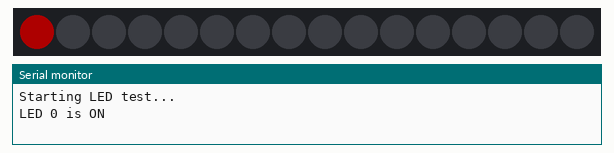
Recording of a sketch running on a simulated Seeed XIAO ESP32-S3. Shown: 16 RGB LEDs in strip order, left to right, the last lines printed to the serial monitor. Dim RGB values are drawn brighter than linear.

Above: at 0.1 s.
At 1.1 s:
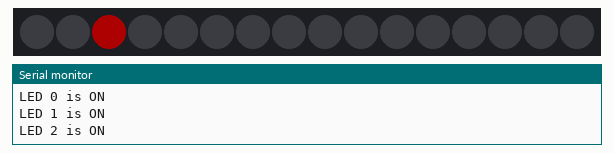
At 2.1 s:
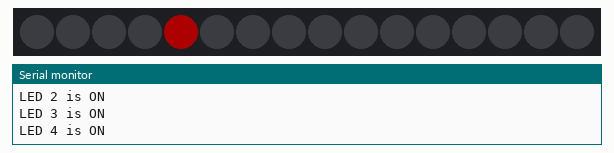
At 4.1 s:
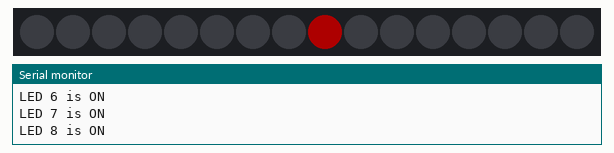
At 6.1 s:
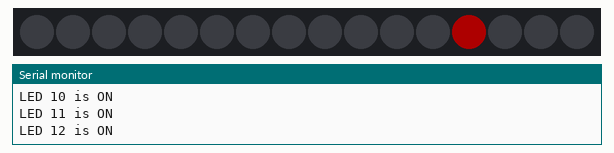
At 8.6 s:
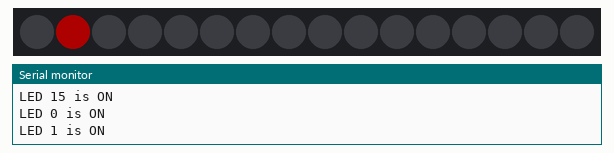

The sketch:

led_test.ino
```cpp
// quick test to check if the LED strip is working correctly
// This script tests a NeoPixel LED strip by lighting up each LED in red one by one.

#include <Adafruit_NeoPixel.h>

#define LED_PIN    2        // D2 on XIAO ESP32S3
#define NUM_LEDS   16       // 16 RGBW LEDs
#define DELAY_MS   500      // Delay between LEDs

// Create NeoPixel object (RGBW type)
Adafruit_NeoPixel strip(NUM_LEDS, LED_PIN, NEO_GRBW + NEO_KHZ800);

void setup() {
  Serial.begin(115200);
  strip.begin();
  strip.show(); // Initialize all pixels to 'off'
  Serial.println("Starting LED test...");
}

void loop() {
  for (int i = 0; i < NUM_LEDS; i++) {
    strip.clear(); // Turn off all LEDs
    strip.setPixelColor(i, strip.Color(50, 0, 0, 0)); // Red only, dimmed
    strip.show();
    Serial.print("LED ");
    Serial.print(i);
    Serial.println(" is ON");
    delay(DELAY_MS);
  }
}
```

Measured:
- by itself, everything shown: repeats every 8.0 s, in 16 steps
- what the display in image 1 shows lasts 0.5 s, from 1.0 s to 1.5 s
